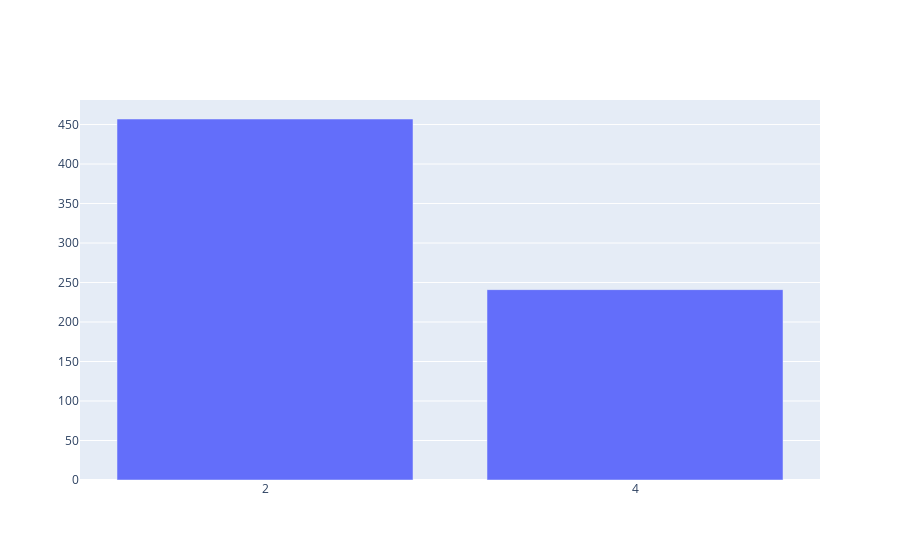

The notebook cell this image was saved under:
### Code cell
target_balance=data['Class'].value_counts().reset_index() 
target_balance.columns=['Class','Count'] 
target_class=go.Bar( 
    name="Target Balance", 
    x=target_balance['Class'].astype(str), 
    y=target_balance['Count'] 
    ) 
fig=go.Figure(target_class) 
pyoff.iplot(fig)

### Figure 1 — Plotly figure (JSON) as saved in the notebook; plotly's stock layout.template omitted (floating-point values rounded to 4 significant figures)
{"data": [{"name": "Target Balance", "type": "bar", "x": ["2", "4"], "y": [457, 241]}], "layout": {"autosize": true, "xaxis": {"autorange": true, "range": [-0.5, 1.5], "type": "category"}, "yaxis": {"autorange": true, "range": [0, 481.1], "type": "linear"}}}
